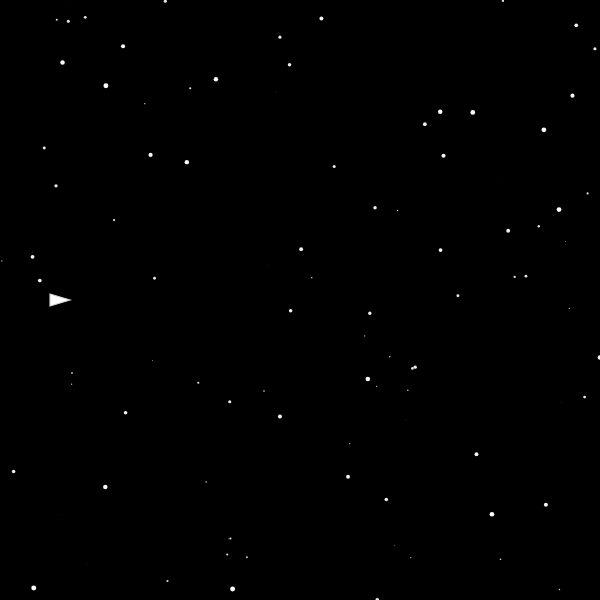
Frame 1 (no input)
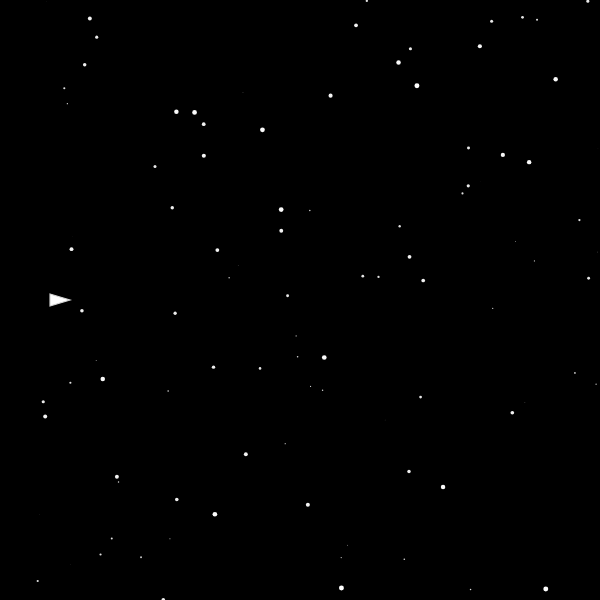
Frame 60 (no input)
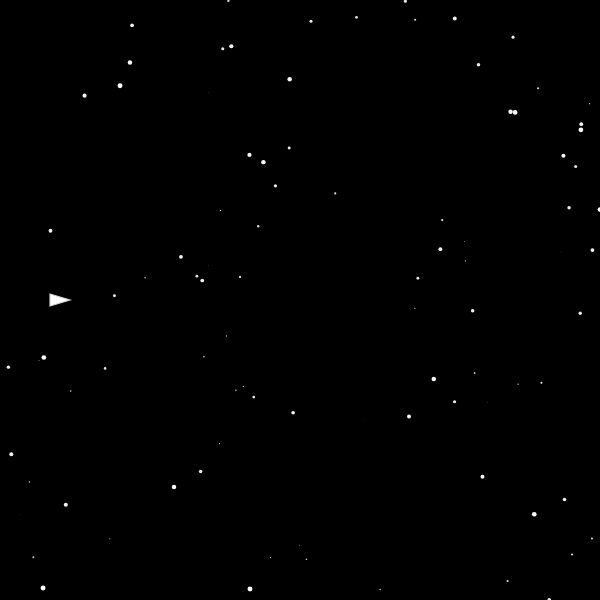
Frame 120 (the mouse pressed at the canvas centre since frame 60)

The p5.js sketch that drew these frames (run headless with seeded random() and noise() and a simulated clock; from frame 60 on, the mouse is pressed at the canvas centre):

// p5.js sketch
// ── sketch.js
var starField = [];
var ship;
function setup() {
  createCanvas(600,600);
  background(0);
  stroke(255);
  strokeWeight(5);
  for(var i = 0;i<100;i++){
    starField[i] = new star();
  }
  ship = new spaceship();
}

function draw() {
  background(0);
  for(var i = 0;i<starField.length;i++){
    starField[i].update();
    starField[i].draw();
  }
  ship.update();
  ship.draw();
}

function star(){
  this.x = random(width);
  this.y = random(height);
  this.speed = random(5);
  this.update = function(){
    this.x = this.x - this.speed;
    if(this.x<0){
      this.x = width;
    }
  }
  this.draw = function(){
    stroke(map(this.speed,0,5,200,255));
    strokeWeight(this.speed);
    point(this.x,this.y);
  }
}

function spaceship(){
  this.x = 50;
  this.y = 300;
  this.update = function(){
    if(keyIsDown(UP_ARROW)&&this.y>6){
      this.y -= 5;
    }
    if(keyIsDown(DOWN_ARROW)&&this.y<height-6){
      this.y += 5;
    }
  };
  this.draw = function(){
    triangle(this.x, this.y-6,this.x+20,this.y,this.x,this.y+6);
  };
}
